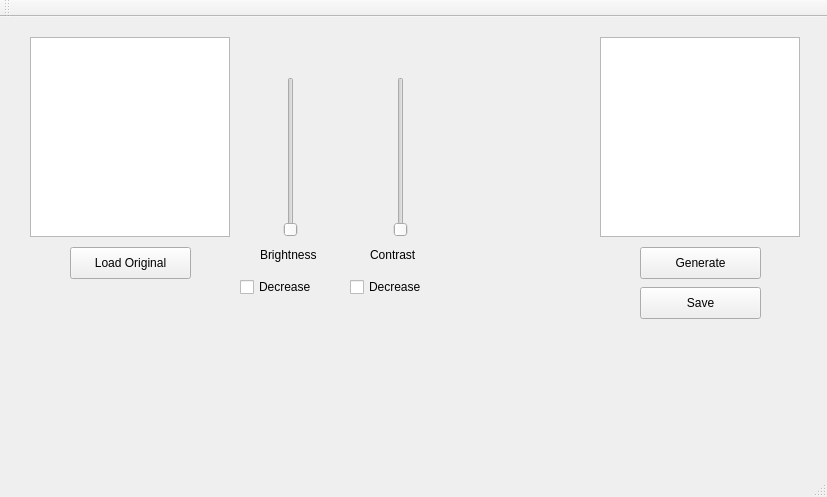
<?xml version="1.0" encoding="UTF-8"?>
<ui version="4.0">
 <class>BrightNContrast</class>
 <widget class="QMainWindow" name="BrightNContrast">
  <property name="geometry">
   <rect>
    <x>0</x>
    <y>0</y>
    <width>827</width>
    <height>497</height>
   </rect>
  </property>
  <property name="windowTitle">
   <string>BrightNContrast</string>
  </property>
  <widget class="QWidget" name="centralWidget">
   <widget class="QGraphicsView" name="OriginalView">
    <property name="geometry">
     <rect>
      <x>30</x>
      <y>20</y>
      <width>200</width>
      <height>200</height>
     </rect>
    </property>
   </widget>
   <widget class="QGraphicsView" name="GenerateView">
    <property name="geometry">
     <rect>
      <x>600</x>
      <y>20</y>
      <width>200</width>
      <height>200</height>
     </rect>
    </property>
   </widget>
   <widget class="QPushButton" name="LoadOriginal">
    <property name="geometry">
     <rect>
      <x>70</x>
      <y>230</y>
      <width>121</width>
      <height>32</height>
     </rect>
    </property>
    <property name="text">
     <string>Load Original</string>
    </property>
   </widget>
   <widget class="QPushButton" name="Generate">
    <property name="geometry">
     <rect>
      <x>640</x>
      <y>230</y>
      <width>121</width>
      <height>32</height>
     </rect>
    </property>
    <property name="text">
     <string>Generate</string>
    </property>
   </widget>
   <widget class="QSlider" name="BrightSlider">
    <property name="geometry">
     <rect>
      <x>280</x>
      <y>60</y>
      <width>22</width>
      <height>160</height>
     </rect>
    </property>
    <property name="orientation">
     <enum>Qt::Vertical</enum>
    </property>
   </widget>
   <widget class="QSlider" name="ContrastSlider">
    <property name="geometry">
     <rect>
      <x>390</x>
      <y>60</y>
      <width>22</width>
      <height>160</height>
     </rect>
    </property>
    <property name="orientation">
     <enum>Qt::Vertical</enum>
    </property>
   </widget>
   <widget class="QLabel" name="label">
    <property name="geometry">
     <rect>
      <x>260</x>
      <y>230</y>
      <width>71</width>
      <height>16</height>
     </rect>
    </property>
    <property name="text">
     <string>Brightness</string>
    </property>
   </widget>
   <widget class="QLabel" name="label_2">
    <property name="geometry">
     <rect>
      <x>370</x>
      <y>230</y>
      <width>59</width>
      <height>16</height>
     </rect>
    </property>
    <property name="text">
     <string>Contrast</string>
    </property>
   </widget>
   <widget class="QPushButton" name="pushButton">
    <property name="geometry">
     <rect>
      <x>640</x>
      <y>270</y>
      <width>121</width>
      <height>32</height>
     </rect>
    </property>
    <property name="text">
     <string>Save</string>
    </property>
   </widget>
   <widget class="QCheckBox" name="brightCheck">
    <property name="geometry">
     <rect>
      <x>240</x>
      <y>260</y>
      <width>87</width>
      <height>20</height>
     </rect>
    </property>
    <property name="text">
     <string>Decrease</string>
    </property>
   </widget>
   <widget class="QCheckBox" name="contrCheck">
    <property name="geometry">
     <rect>
      <x>350</x>
      <y>260</y>
      <width>87</width>
      <height>20</height>
     </rect>
    </property>
    <property name="text">
     <string>Decrease</string>
    </property>
   </widget>
  </widget>
  <widget class="QMenuBar" name="menuBar">
   <property name="geometry">
    <rect>
     <x>0</x>
     <y>0</y>
     <width>827</width>
     <height>22</height>
    </rect>
   </property>
  </widget>
  <widget class="QToolBar" name="mainToolBar">
   <attribute name="toolBarArea">
    <enum>TopToolBarArea</enum>
   </attribute>
   <attribute name="toolBarBreak">
    <bool>false</bool>
   </attribute>
  </widget>
  <widget class="QStatusBar" name="statusBar"/>
 </widget>
 <layoutdefault spacing="6" margin="11"/>
 <resources/>
 <connections/>
</ui>
